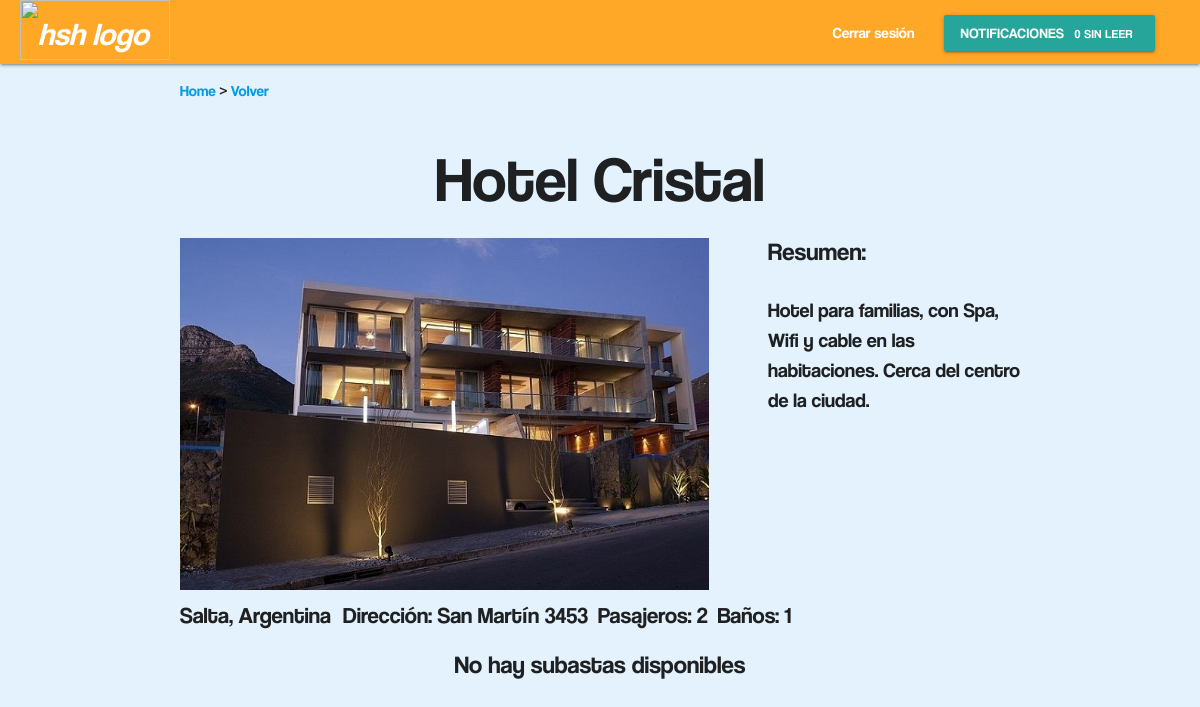
/ver_residencia/2/ (signed in), run on an earlier commit of the app's database.
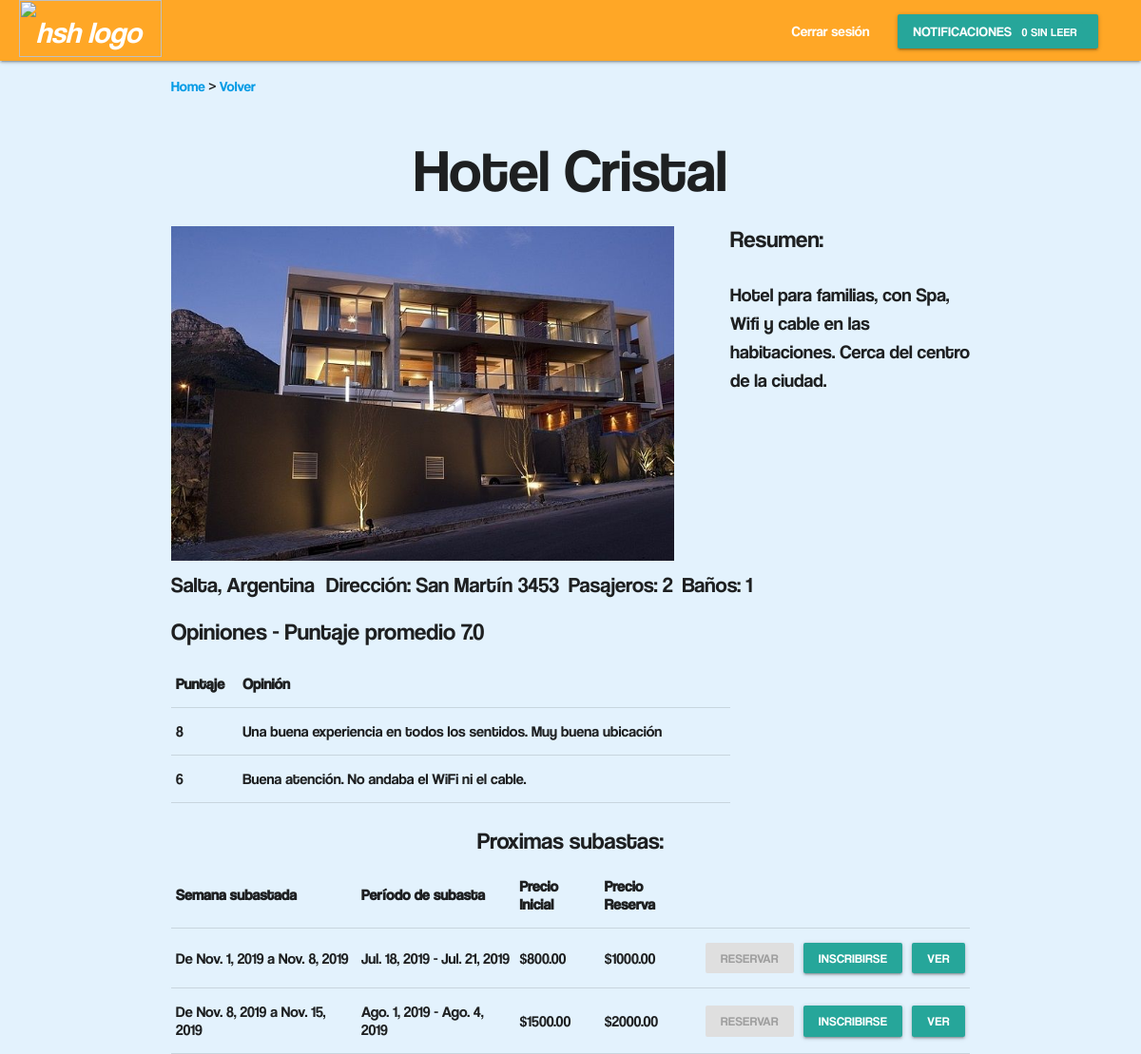
And on a later commit of the database.
### main/models.py (models this page shows, shortened)
class User(AbstractBaseUser, PermissionsMixin):
	email = models.EmailField(_('email address'), unique=True)
	first_name = models.CharField(_('nombre'), max_length=30, blank=True)
	last_name = models.CharField(_('apellido'), max_length=30, blank=True)
	date_joined = models.DateTimeField(_('date joined'), auto_now_add=True)
	is_active = models.BooleanField(_('active'), default=True)
	date_of_birth = models.DateField(_('fecha de nacimiento'))
	nacionalidad = models.CharField(max_length=50)
	creditos = models.IntegerField(default=2)
	premium = models.BooleanField(_('premium estatus'), default=False)
	is_staff = models.BooleanField(
		_('staff status'),
		default=False,
		help_text=_('Designates whether the user can log into this admin site.'),
	)
	metodo_de_pago = models.OneToOneField(
		'Tarjeta',
		on_delete=models.CASCADE,
		related_name='user'
		)
	objects = UserManager()
	USERNAME_FIELD = 'email'
	REQUIRED_FIELDS = []
	class Meta:
		verbose_name = _('cliente')
		verbose_name_plural = _('clientes')
	def opiniones_disponibles(self, residencia):
		for s in self.semanas_pasadas.filter(residencia=residencia):
			if not s.opino():
				yield s

class Residencia(models.Model):
	nombre = models.CharField(max_length=50)
	dirección = models.CharField(max_length=200)
	ciudad = models.CharField(max_length=100)
	pais = models.CharField(max_length=30)
	descripcion = models.TextField()
	habitaciones = models.IntegerField(default=0)
	personas = models.IntegerField(default=0)
	baños = models.IntegerField(default=0)
	class Meta:
		ordering = ['nombre']
	def primerFoto(self):
		if self.imagenes.exists():
			return self.imagenes.first().imagen.name[12:]
		else:
			return "fotos/68184730.jpg"

class Imagen(models.Model):
	residencia = models.ForeignKey(Residencia,on_delete=models.CASCADE,related_name='imagenes')
	imagen = models.ImageField(upload_to=('staticfiles/fotos'))

class Opinion(models.Model):
	puntaje = models.IntegerField(default=10,validators=[MaxValueValidator(10), MinValueValidator(1)])
	descripcion = models.TextField(default="",max_length=1000)

class Semana(models.Model):
	dia_inicial = models.DateField()
	precio_reserva = models.DecimalField(max_digits=11,decimal_places=2)
	def dia_final(self):
		return self.dia_inicial + timedelta(days=7)
	class Meta:
		abstract = True
		ordering = ['dia_inicial', 'residencia']

class Subasta(Semana):
	precio_inicial = models.DecimalField(max_digits=11,decimal_places=2)
	inicio_de_subasta = models.DateField()
	residencia = models.ForeignKey('Residencia',on_delete=models.CASCADE,related_name='subastas')
	usuarios_inscriptos = models.ManyToManyField('User',related_name='inscripciones')
	iniciada = models.BooleanField(default=False)
	def fin_de_subasta(self):
		return (self.inicio_de_subasta + timedelta(days=3))
	def esta_inscripto(self,usuario):
		return self.usuarios_inscriptos.filter(id=usuario.id).exists()

### main/views.py (the view)
# urls.py: path("ver_residencia/<id_residencia>/", views.residencia, name="residencia"),
def residencia(request, id_residencia):
    import datetime
    res = Residencia.objects.get(id=id_residencia)
    subastas = Subasta.objects.filter(residencia=id_residencia)
    user = request.user
    inscripto = {}
    for s in subastas:
        inscripto[s] = s.esta_inscripto(user)
    opinar = []
    for o in user.opiniones_disponibles(res):
        print(o)
        opinar.append(o)
    opiniones = []
    promedio = 0
    for s in SemanaPasada.objects.filter(residencia=id_residencia):
        if s.opinion != None:
            opiniones.append(s.opinion)
            promedio += s.opinion.puntaje
    promedio /= len(opiniones) if len(opiniones)!= 0 else 1
    return render(request=request,
                  template_name="main/residencias/ver_residencia.html",
                  context={"residencia": res,
                           "inscripto": inscripto,
                           "usuario": user,
                           "notificaciones": request.user.notificaciones.all(),
                           "opinar":opinar,
                           "opiniones": opiniones,
                           "promedio": "%.1f" % promedio})

### main/templates/main/residencias/ver_residencia.html (shortened to what this page needs)
{% extends "main/headers/header_logged_in.html" %}
{% load static %}
{% load staticfiles %}
{% block content %}
<body>
  <p>
    <a href="/">Home</a> >
      <a href="/buscar_residencias">Volver</a>
    </p>
  <h1 class="centrar">{{residencia.nombre}}</h1>
  <section>
    <div class="columna-grande">
      <img class="imagen-residencia"
      src="{% static residencia.primerFoto %}" alt="Imagen Residencia: {{ residencia.primerFoto }}">
    </div>
    <h5>Resumen:</h5>
    <div class="columna-chica">
      <div class="compacto scrollable">
        <p style="font-size: 20">{{residencia.descripcion}}</p>
      </div>
    </div>
  </section>
  <section>
    <div class="columna-grande" style="width: 100%; font-size: 150%">
      <div style="float: left; margin: 8px 12px 3px 0px">{{residencia.ciudad}}, {{residencia.pais}} </div>
      <div style="float: left; margin: 8px 10px 3px 0px">Dirección: {{residencia.dirección}} </div>
      <div style="float: left; margin: 8px 10px 3px 0px">Pasajeros: {{residencia.personas}} </div>
      <div style="float: left; margin: 8px 10px 3px 0px">Baños: {{residencia.baños}}</div>
    </div>
  </section>
  <section>
    <div class="columna-grande">
      {% if opiniones %}
        <h5>Opiniones - Puntaje promedio {{promedio}}<h5>
          <table>
            <tr>
              <th>Puntaje</th>
              <th>Opinión</th>
            </tr>
        {% for o in opiniones %}
        <tr>
          <td>{{o.puntaje}}</td>
          <td>{{o.descripcion}}</td>
        </tr>
        {% endfor %}
        </table>
      {% endif %}
  </div>
</section>
  {% if inscripto %}
    <div style="float: left; width: 100%">
      <h5 class="centrar">Proximas subastas:</h5>
    </div>
  <table style="width:100%">
    <tr>
      <th>Semana subastada</th>
      <th>Período de subasta</th>
      <th>Precio Inicial</th>
      <th>Precio Reserva</th>
      <th></th>
      <th></th>
      <th></th>
    </tr>
    {% for s, i in inscripto.items %}
    <tr>
      <td>De {{s.dia_inicial}} a {{s.dia_final}}</td>
      <td>{{s.inicio_de_subasta}} - {{s.fin_de_subasta}}</td>
      <td>${{s.precio_inicial}}</td>
      <td>${{s.precio_reserva}}</td>
      {% if not s.iniciada %}
        {% if user.premium %}
          {% if user.tiene_creditos %}
          <td>
            <button data-target="{{s.id}}" class="waves-effect waves-light btn-small modal-trigger">Reservar</button>
            <div id="{{s.id}}" class="modal">
              <div class="modal-content">
                <h4>¿Seguro que quiere reservar la semana en {{s.residencia}}?</h4>
                <p>Semana de reserva: {{s.dia_inicial}} - {{s.dia_final}}</p>
                <p>Precio de reserva: ${{s.precio_reserva}}</p>
                <p>Créditos disponibles: {{user.creditos}}</p>
              </div>
              <div class="modal-footer">
                <a class="modal-close waves-effect waves-light btn-small">Cancelar</a>
                <a href="/reserva/{{s.id}}" class="modal-close waves-effect waves-light btn-small">
                  Sí, reservar</a>
              </div>
            </div>
          </td>
          {% else %}
          <td><a href="#" class="waves-effect waves-light disabled btn-small">Reservar</a></td>
          {% endif %}
        {% else %}
          <td><a href="#" class="waves-effect waves-light disabled btn-small">Reservar</a></td>
        {% endif %}
        {% if i %}
          <td><a href="" class="waves-effect waves-light btn-small disabled">Inscripto</a></td>
        {% else %}
          <td><a href="/inscribirse/{{residencia.id}}/{{s.id}}" class="waves-effect waves-light btn-small">Inscribirse</a></td>
        {% endif %}
      {% endif %}
        <td><a href="/subasta/{{s.id}}" class="waves-effect waves-light btn-small">Ver</a></td>
      </tr>
      {% endfor %}
    {% else %}
      <div style="float: left; width: 100%">
        <h5 class="centrar">No hay subastas disponibles</h5>
      </div>
    {% endif %}
  </table>
</body>
{% endblock %}

### main/templates/main/headers/header_logged_in.html (shortened to what this page needs)
{% extends "main/builder.html" %}
{% load staticfiles %}
{% block builder %}
  <header>
    <div class="navbar-fixed">
      <nav>
        <div class="nav-wrapper #ffa726 orange lighten-1">
          <a href="/" class="brand-logo">
          <img class="logo" src="{% static 'logos/HSH-Complete.svg' %}" alt="hsh logo">
          </a>
          <ul id="nav-mobile" class="right hide-on-med-and-down">
            <li><a href="/logout">Cerrar sesión</a></li>
            <li>
              <a class="btn dropdown-trigger" data-target="dropdown2">
                Notificaciones<span class="new badge" data-badge-caption="sin leer">
                {{notificaciones.count}}</span>
              </a>
            </li>
          </ul>
      </nav>
    </div>
    <div class="container">
      {% block content %}
      {% endblock %}
    </div>
  </header>
{% endblock %}

### main/templates/main/builder.html (shortened to what this page needs)
<head>
  {% load static %}
  <link href="{% static '/css/main.css' %}" rel="stylesheet">
  <link href="{% static '/css/materialize.css' %}" rel="stylesheet">
</head>
{% block builder %}
{% endblock %}

### staticfiles/css/main.css (style rules this page uses)
.centrar { display: flex; justify-content: center; }
body { background: #e3f2fd; font-family: coolvetica; }
.logo { background-size: 300px; background-repeat: no-repeat; width: 150px; height: 60px; margin-left: 20; position: relative; }
.columna-grande { float: left; width: 70%; }
.columna-chica { float: left; width: 30%; }
.imagen-residencia { width: 90%; }
.compacto { height: 300px; }
.scrollable { overflow: auto; }

What changed in the data, as far as the page shows it:
added Opinion: puntaje "8", descripcion "Una buena experiencia en todos los sentidos. Muy buena ubicación"
added Opinion: puntaje "6", descripcion "Buena atención. No andaba el WiFi ni el cable."
added Subasta: dia_inicial "Nov. 1, 2019", dia_final "Nov. 8, 2019", inicio_de_subasta "Jul. 18, 2019", fin_de_subasta "Jul. 21, 2019", precio_inicial "800.00", precio_reserva "1000.00"
added Subasta: dia_inicial "Nov. 8, 2019", dia_final "Nov. 15, 2019", inicio_de_subasta "Ago. 1, 2019", fin_de_subasta "Ago. 4, 2019", precio_inicial "1500.00", precio_reserva "2000.00"
Also different on the page:
{{ promedio }}: (not shown) → "7.0"
text no longer shown: "No hay subastas disponibles"
text now shown: "Opiniones - Puntaje promedio Puntaje Opinión Proximas subastas: Semana subastada Período de subasta Precio Inicial Precio Reserva"
